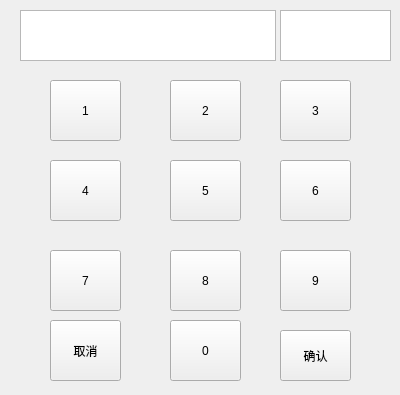
<?xml version="1.0" encoding="UTF-8"?>
<ui version="4.0">
 <class>num_change</class>
 <widget class="QWidget" name="num_change">
  <property name="geometry">
   <rect>
    <x>0</x>
    <y>0</y>
    <width>400</width>
    <height>395</height>
   </rect>
  </property>
  <property name="windowTitle">
   <string>Form</string>
  </property>
  <widget class="QPushButton" name="p1">
   <property name="geometry">
    <rect>
     <x>50</x>
     <y>80</y>
     <width>71</width>
     <height>61</height>
    </rect>
   </property>
   <property name="text">
    <string>1</string>
   </property>
  </widget>
  <widget class="QPushButton" name="p2">
   <property name="geometry">
    <rect>
     <x>170</x>
     <y>80</y>
     <width>71</width>
     <height>61</height>
    </rect>
   </property>
   <property name="text">
    <string>2</string>
   </property>
  </widget>
  <widget class="QPushButton" name="p4">
   <property name="geometry">
    <rect>
     <x>50</x>
     <y>160</y>
     <width>71</width>
     <height>61</height>
    </rect>
   </property>
   <property name="text">
    <string>4</string>
   </property>
  </widget>
  <widget class="QPushButton" name="p3">
   <property name="geometry">
    <rect>
     <x>280</x>
     <y>80</y>
     <width>71</width>
     <height>61</height>
    </rect>
   </property>
   <property name="text">
    <string>3</string>
   </property>
  </widget>
  <widget class="QPushButton" name="p5">
   <property name="geometry">
    <rect>
     <x>170</x>
     <y>160</y>
     <width>71</width>
     <height>61</height>
    </rect>
   </property>
   <property name="text">
    <string>5</string>
   </property>
  </widget>
  <widget class="QPushButton" name="p6">
   <property name="geometry">
    <rect>
     <x>280</x>
     <y>160</y>
     <width>71</width>
     <height>61</height>
    </rect>
   </property>
   <property name="text">
    <string>6</string>
   </property>
  </widget>
  <widget class="QPushButton" name="p7">
   <property name="geometry">
    <rect>
     <x>50</x>
     <y>250</y>
     <width>71</width>
     <height>61</height>
    </rect>
   </property>
   <property name="text">
    <string>7</string>
   </property>
  </widget>
  <widget class="QPushButton" name="p8">
   <property name="geometry">
    <rect>
     <x>170</x>
     <y>250</y>
     <width>71</width>
     <height>61</height>
    </rect>
   </property>
   <property name="text">
    <string>8</string>
   </property>
  </widget>
  <widget class="QPushButton" name="p9">
   <property name="geometry">
    <rect>
     <x>280</x>
     <y>250</y>
     <width>71</width>
     <height>61</height>
    </rect>
   </property>
   <property name="text">
    <string>9</string>
   </property>
  </widget>
  <widget class="QPushButton" name="p0">
   <property name="geometry">
    <rect>
     <x>170</x>
     <y>320</y>
     <width>71</width>
     <height>61</height>
    </rect>
   </property>
   <property name="text">
    <string>0</string>
   </property>
  </widget>
  <widget class="QPushButton" name="exit">
   <property name="geometry">
    <rect>
     <x>50</x>
     <y>320</y>
     <width>71</width>
     <height>61</height>
    </rect>
   </property>
   <property name="text">
    <string>取消</string>
   </property>
  </widget>
  <widget class="QTextBrowser" name="output">
   <property name="geometry">
    <rect>
     <x>20</x>
     <y>10</y>
     <width>256</width>
     <height>51</height>
    </rect>
   </property>
  </widget>
  <widget class="QTextBrowser" name="output2">
   <property name="geometry">
    <rect>
     <x>280</x>
     <y>10</y>
     <width>111</width>
     <height>51</height>
    </rect>
   </property>
  </widget>
  <widget class="QPushButton" name="pushButton">
   <property name="geometry">
    <rect>
     <x>280</x>
     <y>330</y>
     <width>71</width>
     <height>51</height>
    </rect>
   </property>
   <property name="text">
    <string>确认</string>
   </property>
  </widget>
 </widget>
 <resources/>
 <connections>
  <connection>
   <sender>exit</sender>
   <signal>clicked()</signal>
   <receiver>num_change</receiver>
   <slot>close()</slot>
   <hints>
    <hint type="sourcelabel">
     <x>315</x>
     <y>350</y>
    </hint>
    <hint type="destinationlabel">
     <x>199</x>
     <y>197</y>
    </hint>
   </hints>
  </connection>
 </connections>
</ui>
